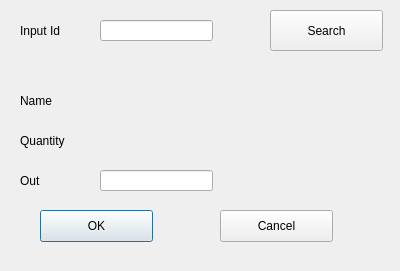
<?xml version="1.0" encoding="UTF-8"?>
<ui version="4.0">
 <class>Out</class>
 <widget class="QDialog" name="Out">
  <property name="geometry">
   <rect>
    <x>0</x>
    <y>0</y>
    <width>400</width>
    <height>271</height>
   </rect>
  </property>
  <property name="windowTitle">
   <string>Stock OUT</string>
  </property>
  <widget class="QPushButton" name="Cancel">
   <property name="geometry">
    <rect>
     <x>220</x>
     <y>210</y>
     <width>113</width>
     <height>32</height>
    </rect>
   </property>
   <property name="text">
    <string>Cancel</string>
   </property>
  </widget>
  <widget class="QPushButton" name="Search">
   <property name="geometry">
    <rect>
     <x>270</x>
     <y>10</y>
     <width>113</width>
     <height>41</height>
    </rect>
   </property>
   <property name="text">
    <string>Search</string>
   </property>
  </widget>
  <widget class="QLineEdit" name="Input">
   <property name="geometry">
    <rect>
     <x>100</x>
     <y>170</y>
     <width>113</width>
     <height>21</height>
    </rect>
   </property>
  </widget>
  <widget class="QLabel" name="label_4">
   <property name="geometry">
    <rect>
     <x>20</x>
     <y>130</y>
     <width>71</width>
     <height>21</height>
    </rect>
   </property>
   <property name="text">
    <string>Quantity</string>
   </property>
  </widget>
  <widget class="QLabel" name="label_6">
   <property name="geometry">
    <rect>
     <x>20</x>
     <y>90</y>
     <width>71</width>
     <height>21</height>
    </rect>
   </property>
   <property name="text">
    <string>Name</string>
   </property>
  </widget>
  <widget class="QLabel" name="label_5">
   <property name="geometry">
    <rect>
     <x>20</x>
     <y>170</y>
     <width>71</width>
     <height>21</height>
    </rect>
   </property>
   <property name="text">
    <string>Out</string>
   </property>
  </widget>
  <widget class="QLabel" name="label">
   <property name="geometry">
    <rect>
     <x>20</x>
     <y>20</y>
     <width>71</width>
     <height>21</height>
    </rect>
   </property>
   <property name="text">
    <string>Input Id</string>
   </property>
  </widget>
  <widget class="QPushButton" name="OK">
   <property name="geometry">
    <rect>
     <x>40</x>
     <y>210</y>
     <width>113</width>
     <height>32</height>
    </rect>
   </property>
   <property name="text">
    <string>OK</string>
   </property>
   <property name="autoDefault">
    <bool>false</bool>
   </property>
   <property name="default">
    <bool>true</bool>
   </property>
  </widget>
  <widget class="QLineEdit" name="Id">
   <property name="geometry">
    <rect>
     <x>100</x>
     <y>20</y>
     <width>113</width>
     <height>21</height>
    </rect>
   </property>
  </widget>
  <widget class="QLabel" name="Name">
   <property name="geometry">
    <rect>
     <x>100</x>
     <y>90</y>
     <width>111</width>
     <height>21</height>
    </rect>
   </property>
   <property name="text">
    <string/>
   </property>
  </widget>
  <widget class="QLabel" name="Qty">
   <property name="geometry">
    <rect>
     <x>100</x>
     <y>130</y>
     <width>111</width>
     <height>21</height>
    </rect>
   </property>
   <property name="text">
    <string/>
   </property>
  </widget>
  <widget class="QLabel" name="error">
   <property name="geometry">
    <rect>
     <x>20</x>
     <y>50</y>
     <width>191</width>
     <height>31</height>
    </rect>
   </property>
   <property name="text">
    <string/>
   </property>
   <property name="alignment">
    <set>Qt::AlignCenter</set>
   </property>
  </widget>
 </widget>
 <tabstops>
  <tabstop>Id</tabstop>
  <tabstop>Search</tabstop>
  <tabstop>Input</tabstop>
  <tabstop>OK</tabstop>
  <tabstop>Cancel</tabstop>
 </tabstops>
 <resources/>
 <connections/>
</ui>
